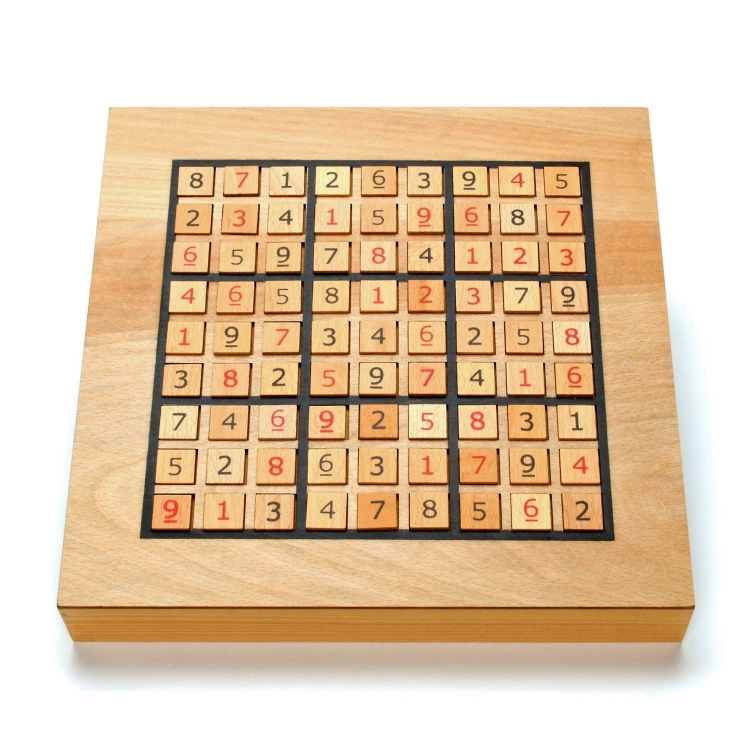
#> input picture opencv-python/sudoku.jpg, 1500 x 1500 px (shown at 1/2 size)
$ python tut28_probabilistic_Hough_line.py
#> lines starting #> are read from the running program, lines starting #| are printed output that depends on the picture; after the words box and inside, x2 and y2 are one past the last pixel; in counts of white or black regions, pixels touching at a corner belong together
# http://docs.opencv.org/3.0-beta/doc/py_tutorials/py_imgproc/py_houghlines/py_houghlines.html
# Hough line transform - probabalistic detection
import cv2
import numpy as np

img = cv2.imread('sudoku.jpg')
#> img is the input picture: shape (1500, 1500, 3); mean B, G, R 173.2, 201.6, 225.3
height, width = img.shape[:2]
#> height = 1500; width = 1500

img = cv2.resize(img, (int(height/3), int(width/3)), interpolation = cv2.INTER_CUBIC)
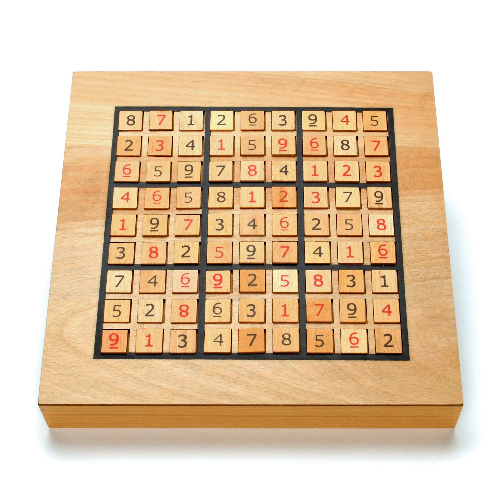
#> img: shape (500, 500, 3); mean B, G, R 173.2, 201.5, 225.3
original = img.copy()

gray = cv2.cvtColor(img,cv2.COLOR_BGR2GRAY)
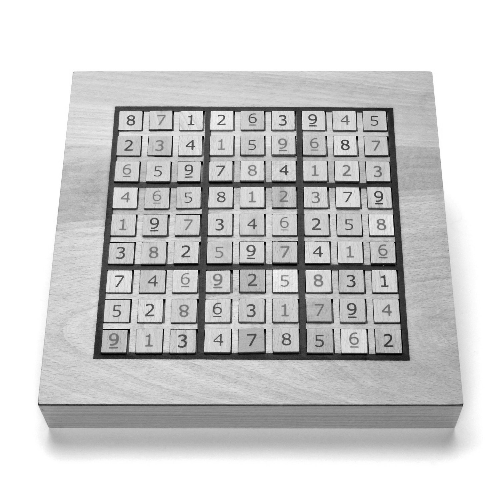
#> gray: shape (500, 500); min 0, max 255, mean 205.4
edges = cv2.Canny(gray,50,150,apertureSize = 3)
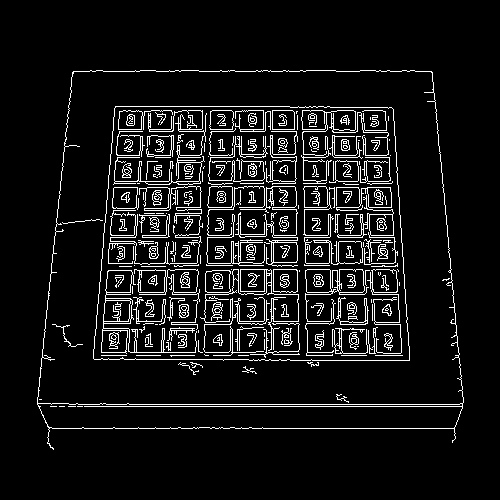
#> edges: shape (500, 500); 8.1% white in thin lines or dots, all inside (x1, y1, x2, y2) = (37, 70, 464, 450)
minLineLength = 100
maxLineGap = 10
lines = cv2.HoughLinesP(edges,1,np.pi/180,100,minLineLength,maxLineGap)
#> lines = 169 rows, first 6: [84, 406, 462, 406], [129, 404, 459, 404], [263, 428, 454, 428], [48, 299, 50, 274], [415, 71, 431, 71], [272, 157, 294, 157]

print(lines.shape)
#| (169, 1, 4)

for x1,y1,x2,y2 in lines[:,0,0:]:
    cv2.line(img,(x1,y1),(x2,y2),(0,255,0),2)
#> this loop made 169 passes
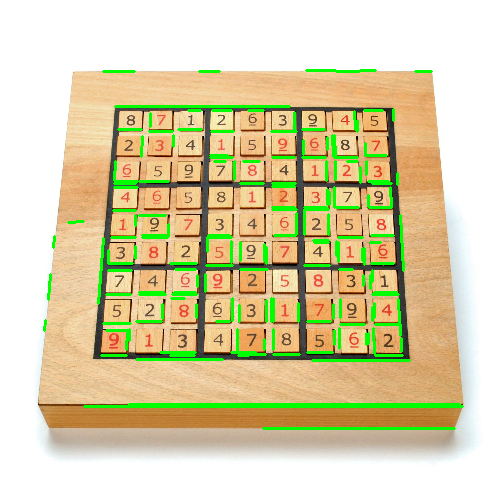
#> img: shape (500, 500, 3); 5.32% of pixels changed, all inside (x1, y1, x2, y2) = (43, 69, 464, 430)

combine = np.hstack((original, img))
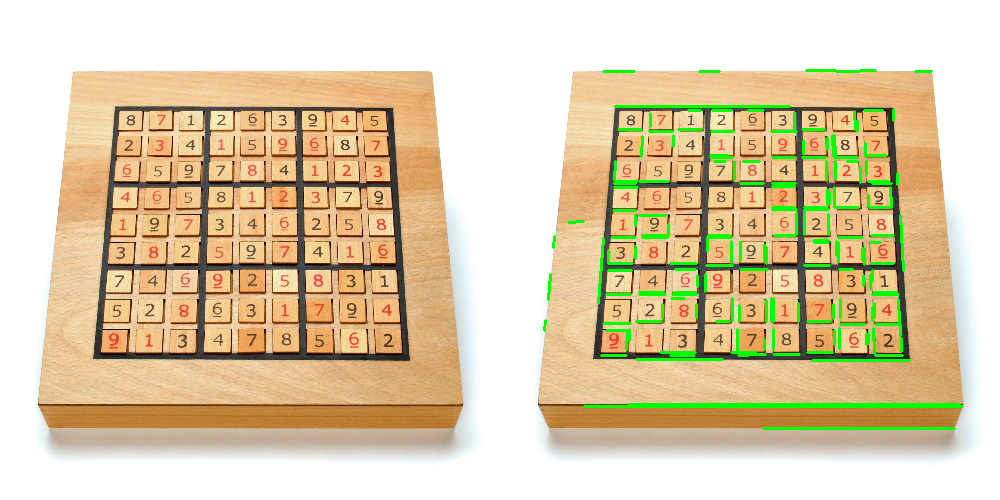
#> combine: shape (500, 1000, 3); mean B, G, R 170.8, 204.9, 220.7

cv2.imshow('probabalistic hough lines',combine)
cv2.waitKey()
cv2.destroyAllWindows()
